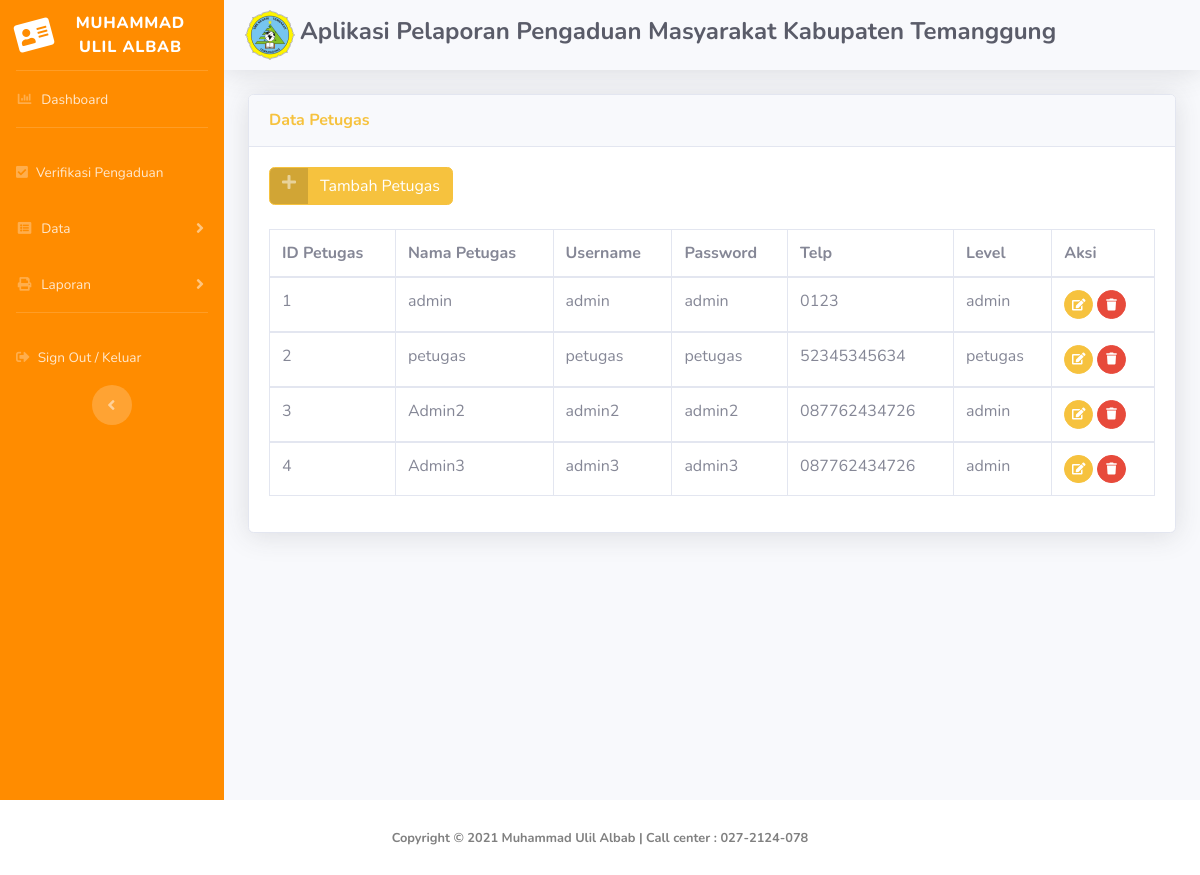
Screenshot of /admin/admin.php?url=lihat_petugas (signed in) with the database file from the repository.
### tables this page shows
CREATE TABLE `petugas` (
  `id_petugas` int(11) NOT NULL,
  `nama_petugas` varchar(35) NOT NULL,
  `username` varchar(25) NOT NULL,
  `password` varchar(32) NOT NULL,
  `telp` varchar(13) NOT NULL,
  `level` enum('admin','petugas','','') NOT NULL
);

### admin/lihat_petugas.php (the view, shortened to what this page needs)
<!DOCTYPE html>
<html lang="en">
<head>
  <link href="../vendor/fontawesome-free/css/all.min.css" rel="stylesheet" type="text/css">
  <link href="../css/sb-admin-2.min.css" rel="stylesheet">
  <link href="../vendor/datatables/dataTables.bootstrap4.min.css" rel="stylesheet">
</head>
<body id="page-top">
          <div class="card shadow mb-4">
            <div class="card-header py-3">
              <h6 class="m-0 font-weight-bold text-warning">Data Petugas</h6>
            </div>
            <div class="card-body">
              <a href="admin.php?url=tambah_petugas" class="btn btn-warning btn-icon-split">
                    <span class="icon text-white-50">
                      <i class="fas fa-plus"></i>
                    </span>
                    <span class="text">Tambah Petugas</span>
                  </a><br><br>
              <div class="table-responsive">
                <table class="table table-bordered" id="dataTable" width="100%" cellspacing="0">
                  <thead>
                    <tr>
                     <th>ID Petugas</th>
                     <th>Nama Petugas</th>
                     <th>Username</th>
                     <th>Password</th>
                     <th>Telp</th>
                     <th>Level</th>
                     <th>Aksi</th>
                    </tr>
                  </thead>
                  <?php
                  require '../koneksi.php';
                  $sql=mysqli_query($koneksi,"select * from petugas");
                  while ($data=mysqli_fetch_array($sql)){
                  ?>
                  <tbody>
                    <tr>
                      <td><?php echo $data['id_petugas']; ?></td>
                      <td><?php echo $data['nama_petugas']; ?></td>
                      <td><?php echo $data['username']; ?></td>
                      <td><?php echo $data['password']; ?></td>
                      <td><?php echo $data['telp']; ?></td>
                      <td><?php echo $data['level']; ?></td>
                      <td>
                      <a href="admin.php?url=edit_petugas&id=<?php echo $data['id_petugas']; ?>" class="btn btn-warning btn-circle btn-sm">
                        <i class="fas fa-edit"></i>
                      </a>
                      <a href="delete_petugas.php?id=<?php echo $data['id_petugas']; ?>" class="btn btn-danger btn-circle btn-sm" onclick="return confirm('Yakin Akan Dihapus')">
                        <i class="fa fa-trash"></i>
                      </a>
                      </td>
                    </tr>
                  </tbody>
                <?php } ?>
                </table>
              </div>
            </div>
          </div>
        </div>
      </div>
    </div>
  </div>
</body>
</html>

### rows the page displays
petugas: id_petugas "1", nama_petugas "admin", username "admin", password "admin", telp "0123", level "admin"
petugas: id_petugas "2", nama_petugas "petugas", username "petugas", password "petugas", telp "52345345634", level "petugas"
petugas: id_petugas "3", nama_petugas "Admin2", username "admin2", password "admin2", telp "087762434726", level "admin"
petugas: id_petugas "4", nama_petugas "Admin3", username "admin3", password "admin3", telp "087762434726", level "admin"
